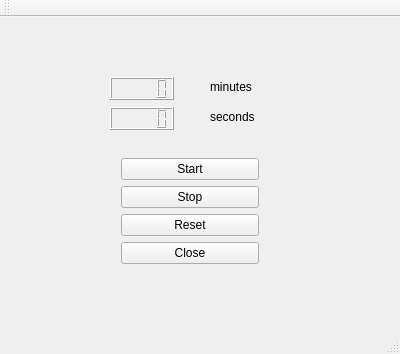
<?xml version="1.0" encoding="UTF-8"?>
<ui version="4.0">
 <class>MainWindow</class>
 <widget class="QMainWindow" name="MainWindow">
  <property name="geometry">
   <rect>
    <x>0</x>
    <y>0</y>
    <width>400</width>
    <height>354</height>
   </rect>
  </property>
  <property name="windowTitle">
   <string>MainWindow</string>
  </property>
  <widget class="QWidget" name="centralWidget">
   <widget class="QLCDNumber" name="lcdNumberMin">
    <property name="geometry">
     <rect>
      <x>110</x>
      <y>60</y>
      <width>64</width>
      <height>23</height>
     </rect>
    </property>
   </widget>
   <widget class="QLCDNumber" name="lcdNumberSec">
    <property name="geometry">
     <rect>
      <x>110</x>
      <y>90</y>
      <width>64</width>
      <height>23</height>
     </rect>
    </property>
   </widget>
   <widget class="QLabel" name="label">
    <property name="geometry">
     <rect>
      <x>210</x>
      <y>60</y>
      <width>63</width>
      <height>20</height>
     </rect>
    </property>
    <property name="text">
     <string>minutes</string>
    </property>
   </widget>
   <widget class="QLabel" name="label_2">
    <property name="geometry">
     <rect>
      <x>210</x>
      <y>90</y>
      <width>63</width>
      <height>20</height>
     </rect>
    </property>
    <property name="text">
     <string>seconds</string>
    </property>
   </widget>
   <widget class="QWidget" name="gridLayoutWidget">
    <property name="geometry">
     <rect>
      <x>110</x>
      <y>130</y>
      <width>160</width>
      <height>132</height>
     </rect>
    </property>
    <layout class="QGridLayout" name="gridLayout">
     <item row="1" column="0">
      <widget class="QPushButton" name="startButton">
       <property name="text">
        <string>Start</string>
       </property>
      </widget>
     </item>
     <item row="3" column="0">
      <widget class="QPushButton" name="resetButton">
       <property name="text">
        <string>Reset</string>
       </property>
      </widget>
     </item>
     <item row="4" column="0">
      <widget class="QPushButton" name="closeButton">
       <property name="text">
        <string>Close</string>
       </property>
      </widget>
     </item>
     <item row="2" column="0">
      <widget class="QPushButton" name="stopButton">
       <property name="text">
        <string>Stop</string>
       </property>
      </widget>
     </item>
    </layout>
   </widget>
  </widget>
  <widget class="QMenuBar" name="menuBar">
   <property name="geometry">
    <rect>
     <x>0</x>
     <y>0</y>
     <width>400</width>
     <height>25</height>
    </rect>
   </property>
  </widget>
  <widget class="QToolBar" name="mainToolBar">
   <attribute name="toolBarArea">
    <enum>TopToolBarArea</enum>
   </attribute>
   <attribute name="toolBarBreak">
    <bool>false</bool>
   </attribute>
  </widget>
  <widget class="QStatusBar" name="statusBar"/>
 </widget>
 <layoutdefault spacing="6" margin="11"/>
 <resources/>
 <connections/>
</ui>
